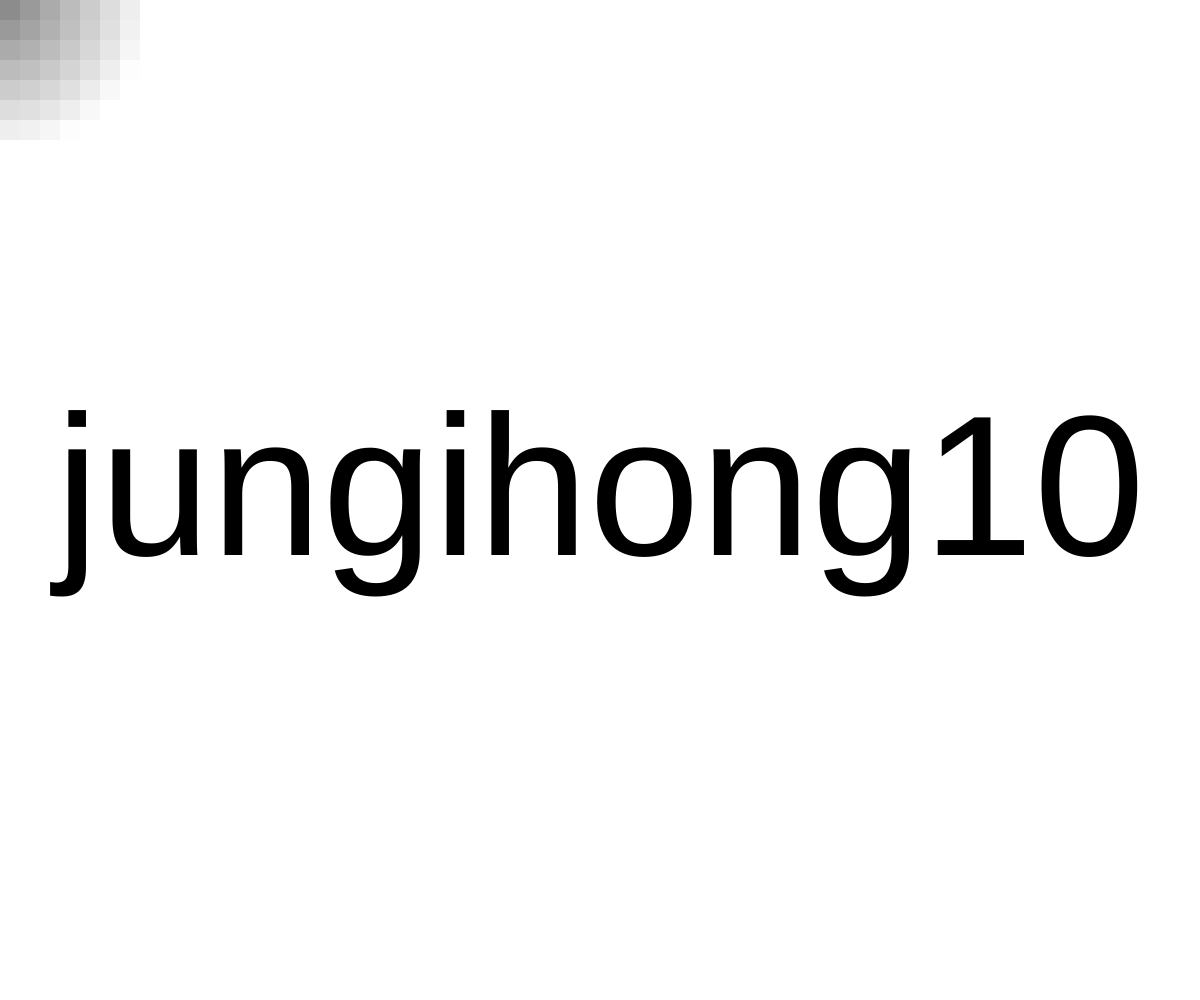
Frame 1 (no input)
Frame 60 (no input): identical to frame 1, image omitted
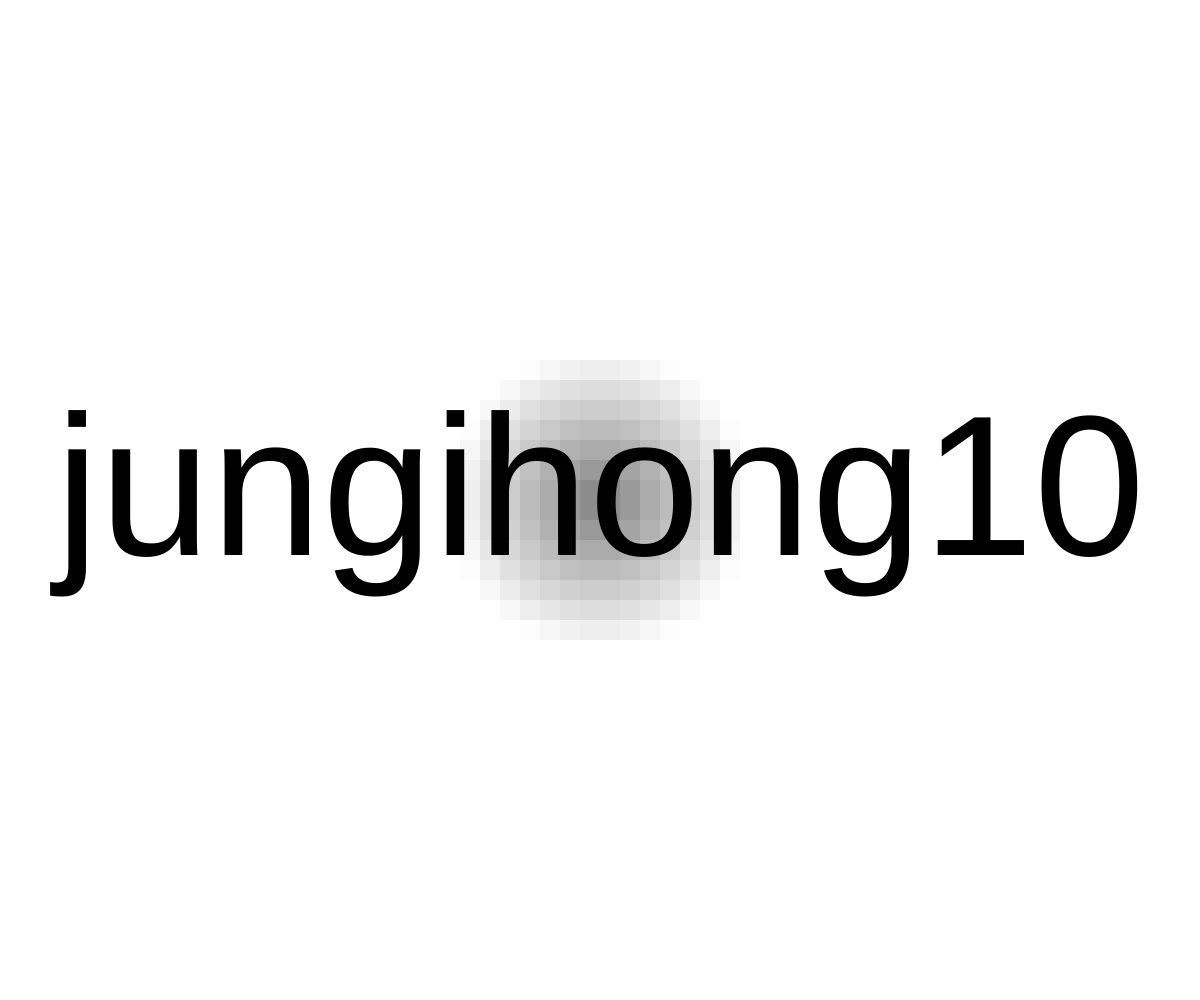
Frame 120 (the mouse pressed at the canvas centre since frame 60)

The p5.js sketch that drew these frames (run headless with seeded random() and noise() and a simulated clock; from frame 60 on, the mouse is pressed at the canvas centre):

// p5.js sketch
// ── sketch.js
let tileSize = 20;
let numTilesX;
let numTilesY;
let saturationValue;
let brightnessValue;
let maxDistance = 150;

function setup() {
  createCanvas(windowWidth, windowHeight);
  colorMode(HSB, 360, 100, 100);
  noStroke();

  numTilesX = ceil(width / tileSize);
  numTilesY = ceil(height / tileSize);

  saturationValue = 0;
  brightnessValue = 0;

  background(0);
}

function draw() {
  background(0);

  for (let y = 0; y < numTilesY; y++) {
    for (let x = 0; x < numTilesX; x++) {
      let xPos = x * tileSize;
      let yPos = y * tileSize;

      let distance = dist(mouseX, mouseY, xPos + tileSize / 2, yPos + tileSize / 2);
      let overSize = 1 - distance / maxDistance;
      overSize = constrain(overSize, 0, 1);
      brightnessValue = 100 - (overSize * 50);

      fill(255, saturationValue, brightnessValue);
      rect(xPos, yPos, tileSize, tileSize);
    }
  }

  textSize(200);
  textAlign(CENTER, CENTER);
  let textX = width / 2;
  let textY = height / 2;
  fill(50, 0, 0); // 텍스트 밝기를 고정값 100(밝은 검정색)으로 설정
  text('jungihong10', textX, textY);
}
